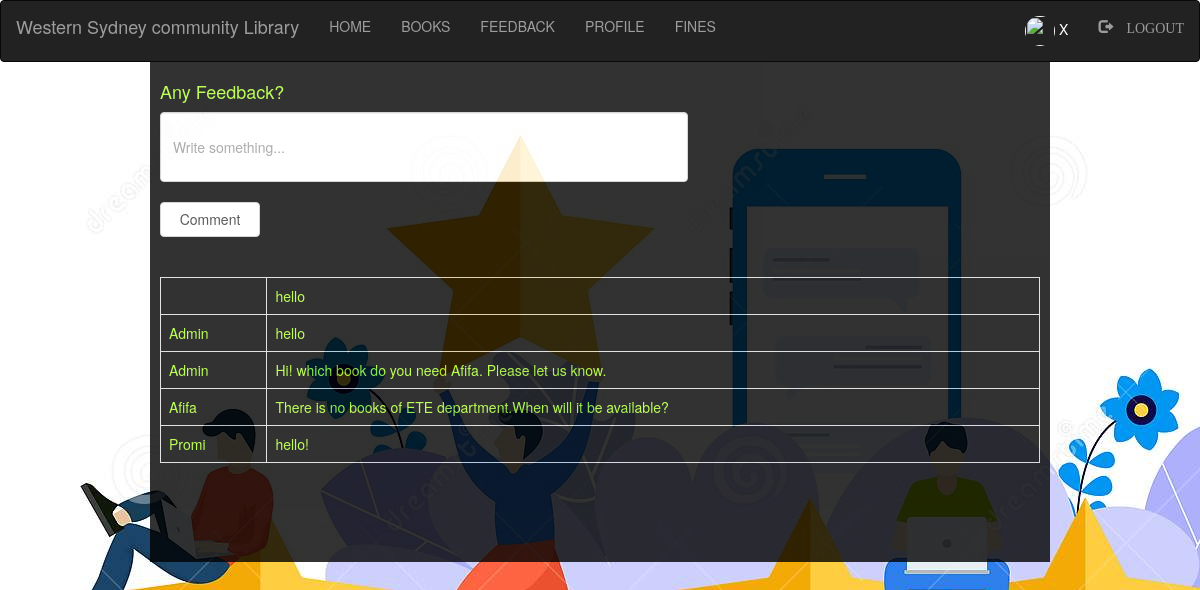
Page /Student/feedback.php (signed in) on the committed database.
### tables this page shows
CREATE TABLE `comments` (
  `id` int(50) NOT NULL,
  `username` varchar(100) NOT NULL,
  `comment` varchar(500) NOT NULL
);

### Student/feedback.php (the view, shortened to what this page needs)
<?php
  include "navbar.php";
  include "connection.php";
?>
<!DOCTYPE html>
<html>
<head>
    <link rel="stylesheet" href="https://maxcdn.bootstrapcdn.com/bootstrap/3.3.7/css/bootstrap.min.css">
</head>
<body>
	<div class="wrapper">
		<h4>Any Feedback?</h4>
		<form style="" action="" method="post">
			<input class="form-control" type="text" name="comment" placeholder="Write something..."><br>
			<input class="btn btn-default" type="submit" name="submit" value="Comment" style="width: 100px; height: 35px;">
		</form>
<br><br>
	<div class="scroll">
		<?php
			if(isset($_POST['submit']))
			{
				$sql="INSERT INTO `comments` VALUES('', '$_SESSION[login_user]', '$_POST[comment]');";
				if(mysqli_query($db,$sql))
				{
					$q="SELECT * FROM `comments` ORDER BY `comments`.`id` DESC";
					$res=mysqli_query($db,$q);
				echo "<table class='table table-bordered'>";
					while ($row=mysqli_fetch_assoc($res))
					{
						echo "<tr>";
							echo "<td>"; echo $row['username']; echo "</td>";
							echo "<td>"; echo $row['comment']; echo "</td>";
						echo "</tr>";
					}
				echo "</table>";
				}
			}
			else
			{
				$q="SELECT * FROM `comments` ORDER BY `comments`.`id` DESC";
					$res=mysqli_query($db,$q);
				echo "<table class='table table-bordered'>";
					while ($row=mysqli_fetch_assoc($res))
					{
						echo "<tr>";
							echo "<td>"; echo $row['username']; echo "</td>";
							echo "<td>"; echo $row['comment']; echo "</td>";
						echo "</tr>";
					}
				echo "</table>";
			}
		?>
	</div>
	</div>
</body>
</html>

### Student/style.css (style rules this page uses)
.wrapper { height: 100%; width: 100%; background-color: rgb(221, 140, 140); }
input { height: 25px; width: 300px; }

### Student/feedback.php (style rules this page uses)
body { background-image: url("images/feed.jpg"); background-repeat: no-repeat; }
.wrapper { padding: 10px; margin: -20px auto; width:900px; height: 500px; background-color: black; opacity: .8; color: greenyellow; }
.form-control { height: 70px; width: 60%; }
.scroll { width: 100%; height: 300px; overflow: auto; }

### rows in the picture
comments: comment "hello"
comments: username "Admin", comment "hello"
comments: username "Admin", comment "Hi! which book do you need Afifa. Please let us know."
comments: username "Afifa", comment "There is no books of ETE department.When will it be available?"
comments: username "Promi", comment "hello!"

### other values in the picture
$_SESSION['login_user'] "X"
